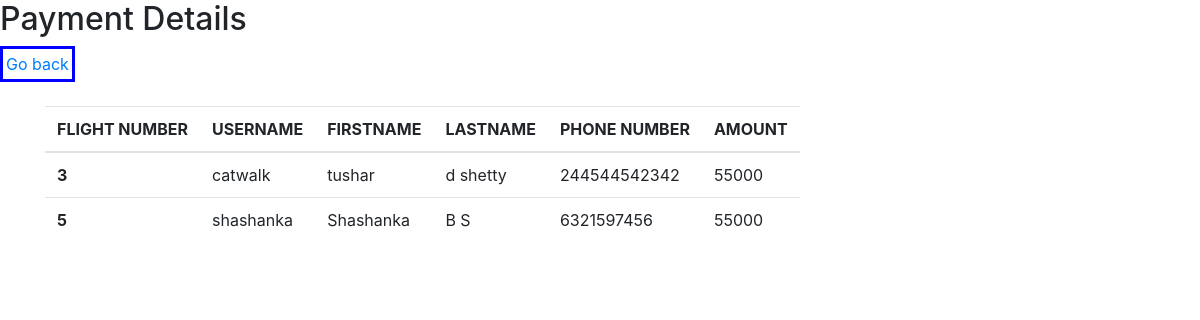
The app's page /user/payment.php with its own data.
### tables this page shows
CREATE TABLE IF NOT EXISTS `payment` (
  `flight_id` int NOT NULL,
  `username` varchar(30) DEFAULT NULL,
  `firstname` varchar(30) DEFAULT NULL,
  `lastname` varchar(30) DEFAULT NULL,
  `accountno` varchar(30) DEFAULT NULL,
  `price` int DEFAULT NULL,
  `phoneno` bigint NOT NULL,
  PRIMARY KEY (`flight_id`,`phoneno`),
  KEY `username` (`username`)
);

### user/payment.php (the view, shortened to what this page needs)
<html>
    <head>
    <link rel="stylesheet" href="https://maxcdn.bootstrapcdn.com/bootstrap/4.0.0/css/bootstrap.min.css">
    </head>
    <body>
            <div class="two">
                <h2>Payment Details</h2>
                <?php
                echo "<a href=user.php class=go>Go back</a>";
         ?>
                <div class="container my-4">
    <table class="table">
    <thead>
      <tr>
        <th>FLIGHT NUMBER</th>
        <th>USERNAME</th>
        <th>FIRSTNAME</th>
        <th>LASTNAME</th>
        <th>PHONE NUMBER</th>
        <th>AMOUNT</th>
      </tr>
    </thead>
    <tbody>
    <?php
        include "database.php";
        $sql = "select * from payment";
        $result = $conn->query($sql);
        while($row=$result->fetch_assoc()){
          echo "
      <tr>
        <th>$row[flight_id]</th>
        <td>$row[username]</td>
        <td>$row[firstname]</td>
        <td>$row[lastname]</td>
        <td>$row[phoneno]</td>
        <td>$row[price]</td>
      </tr>";}
      ?>
      </tbody>
        </div>
    </body>
</html>

### user/payment.php (style rules this page uses)
a { border:3px solid blue; display: inline-block; padding:3px; text-decoration:double; margin:auto ; }
.table { display:block; }

### records on screen
payment: flight "3", username "catwalk", firstname "tushar", lastname "d shetty", phoneno "244544542342", price "55000"
payment: flight "5", username "shashanka", firstname "Shashanka", lastname "B S", phoneno "6321597456", price "55000"
